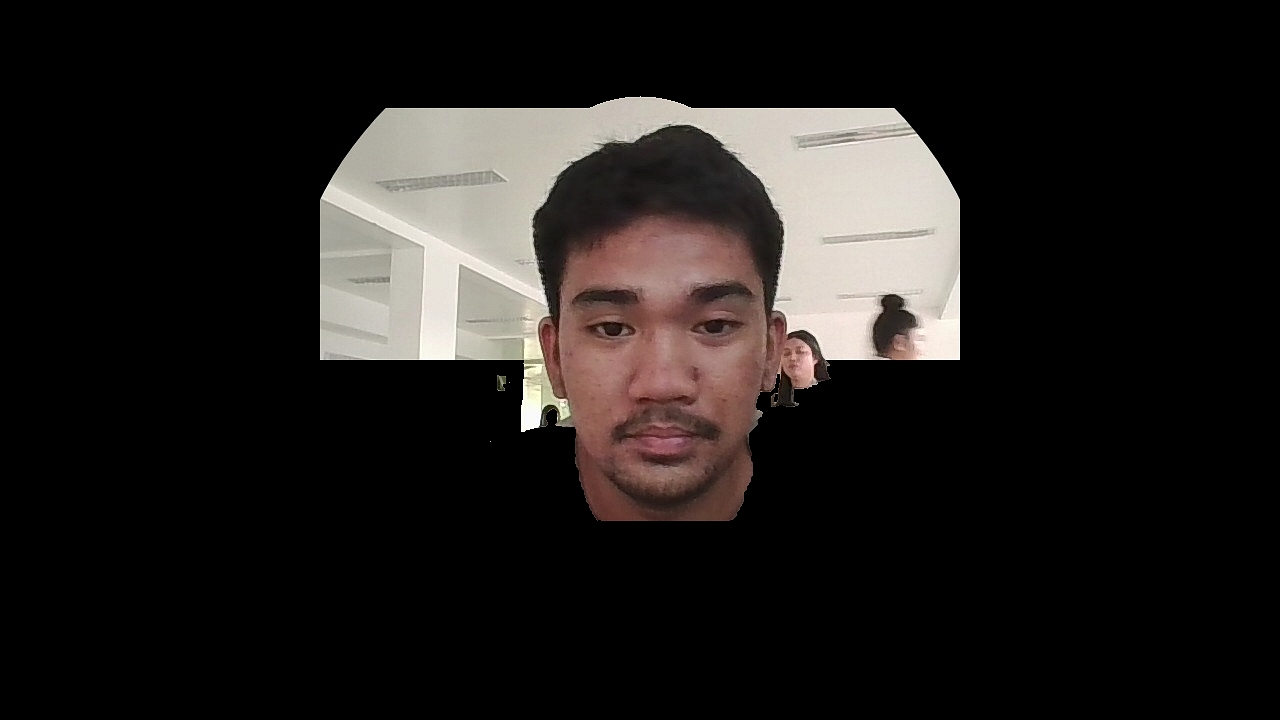
#> input picture streaming-server/faces/Allen_Efondo/img1764662765547_4wumvu_nobg.jpg, 1280 x 720 px
$ python -i process_images_direct.py   (imports and definitions only)
#> lines starting #> are read from the running program, lines starting #| are printed output that depends on the picture
#> further down, picture is the input picture: PIL image 1280x720 RGB; mean R, G, B 32.8, 29.6, 27.8
#!/usr/bin/env python3
"""
Direct Image Processing Script
Processes all existing images to remove backgrounds directly using rembg
"""

import os
import sys
from pathlib import Path
from PIL import Image
import numpy as np
import cv2
from rembg import remove, new_session

def crop_to_face_area(image):
    """Crop image to focus on face area only"""
    try:
        # Convert PIL to OpenCV for face detection
        img_array = np.array(image)
        if img_array.shape[2] == 4:  # RGBA
            img_cv = cv2.cvtColor(img_array, cv2.COLOR_RGBA2BGR)
        else:  # RGB
            img_cv = cv2.cvtColor(img_array, cv2.COLOR_RGB2BGR)

        # Detect face
        face_cascade = cv2.CascadeClassifier(cv2.data.haarcascades + 'haarcascade_frontalface_default.xml')
        gray = cv2.cvtColor(img_cv, cv2.COLOR_BGR2GRAY)
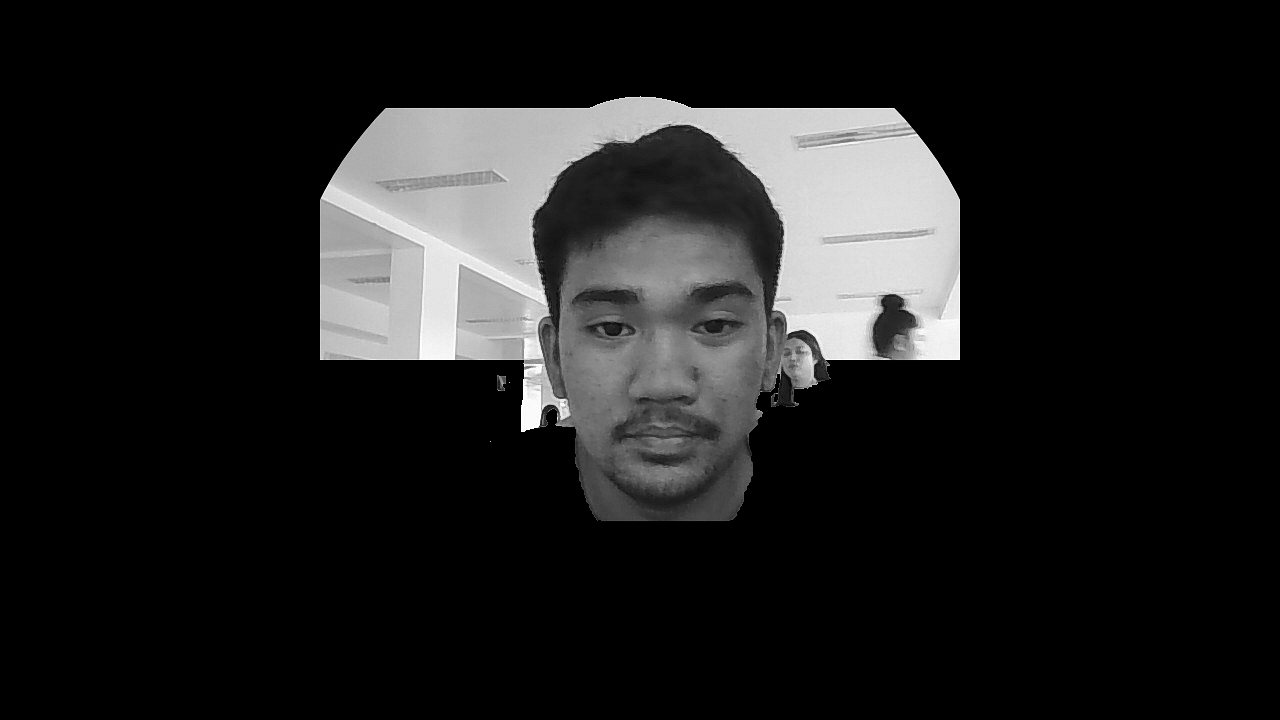
#> gray: shape (720, 1280); min 0, max 255, mean 30.4
        faces = face_cascade.detectMultiScale(gray, 1.1, 4)
#> faces = [[527, 216, 269, 269]]

        if len(faces) > 0:
            # Use the largest face
            largest_face = max(faces, key=lambda x: x[2] * x[3])
#> largest_face = [527, 216, 269, 269]
            x, y, w, h = largest_face
#> x = 527; y = 216; w = 269; h = 269

            # Expand face area slightly
            margin = min(w, h) // 4
#> margin = 67
            x = max(0, x - margin)
#> x = 460
            y = max(0, y - margin)
#> y = 149
            w = min(img_cv.shape[1] - x, w + 2 * margin)
#> w = 403
            h = min(img_cv.shape[0] - y, h + 2 * margin)
#> h = 403

            # Crop to face area
            cropped = image.crop((x, y, x + w, y + h))
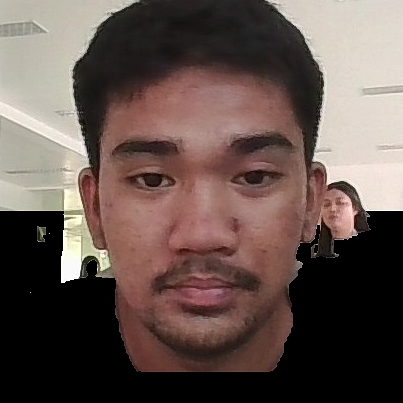
#> cropped: PIL image 403x403 RGB; mean R, G, B 99.6, 83.4, 77.7
            print(f"    🎯 Face detected and cropped to: {x}, {y}, {w}, {h}")
#|     🎯 Face detected and cropped to: 460, 149, 403, 403
            return cropped
        else:
            # Fallback: crop to upper center area (face region)
            width, height = image.size
            crop_x = int(width * 0.2)
            crop_y = int(height * 0.1)
            crop_w = int(width * 0.6)
            crop_h = int(height * 0.6)
            cropped = image.crop((crop_x, crop_y, crop_x + crop_w, crop_y + crop_h))
            print(f"    ⚠️ No face detected, using center crop: {crop_x}, {crop_y}, {crop_w}, {crop_h}")
            return cropped

    except Exception as e:
        print(f"    ⚠️ Face cropping failed: {e}, using original image")
        return image

# [102 lines left out: functions process_image_direct, process_all_existing_images, not called in this run]

# [13 lines not run here, left out]

>>> from PIL import Image
>>> picture = Image.open('faces/Allen_Efondo/img1764662765547_4wumvu_nobg.jpg')
>>> result = crop_to_face_area(picture)

$ run again, on streaming-server/faces/Clarence_Portugal/img1765026755936_9jqt42.jpg
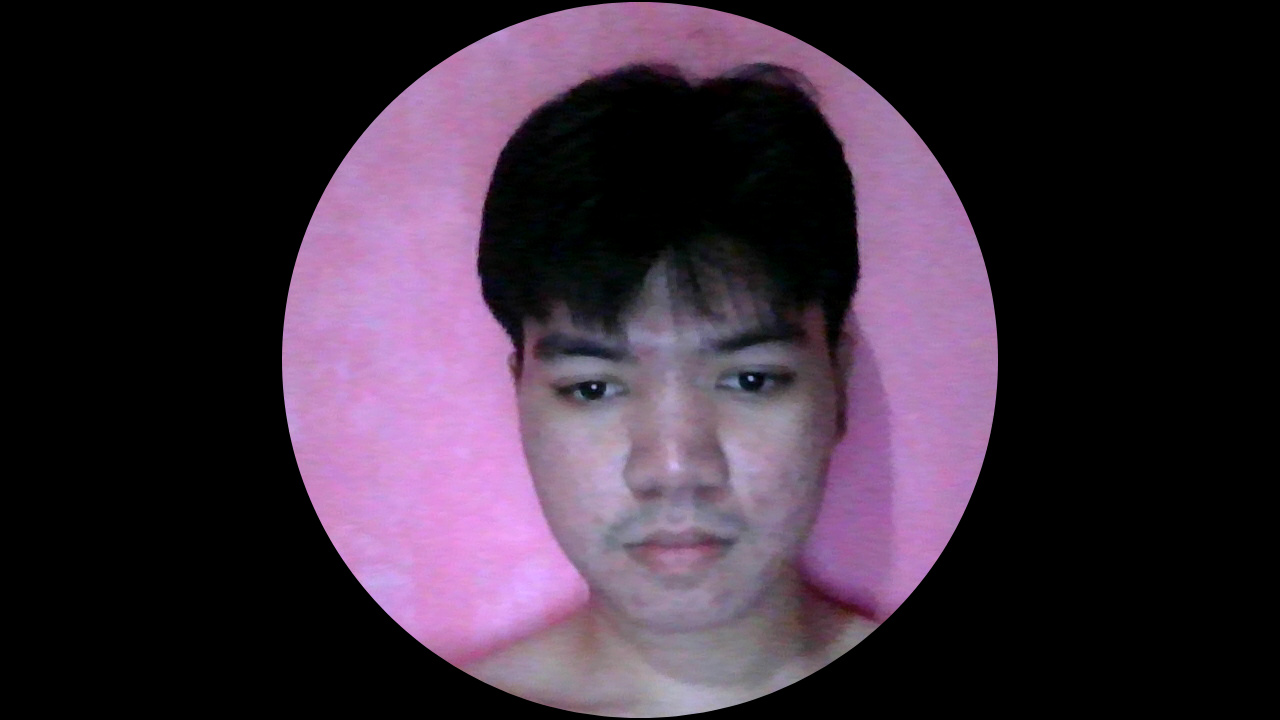
#> input picture streaming-server/faces/Clarence_Portugal/img1765026755936_9jqt42.jpg, 1280 x 720 px
#> picture is the input picture: PIL image 1280x720 RGB; mean R, G, B 57.8, 43.2, 58.1
#> in crop_to_face_area, `gray = cv2.cvtColor(img_cv, cv2.COLOR_BGR2GRAY)`:
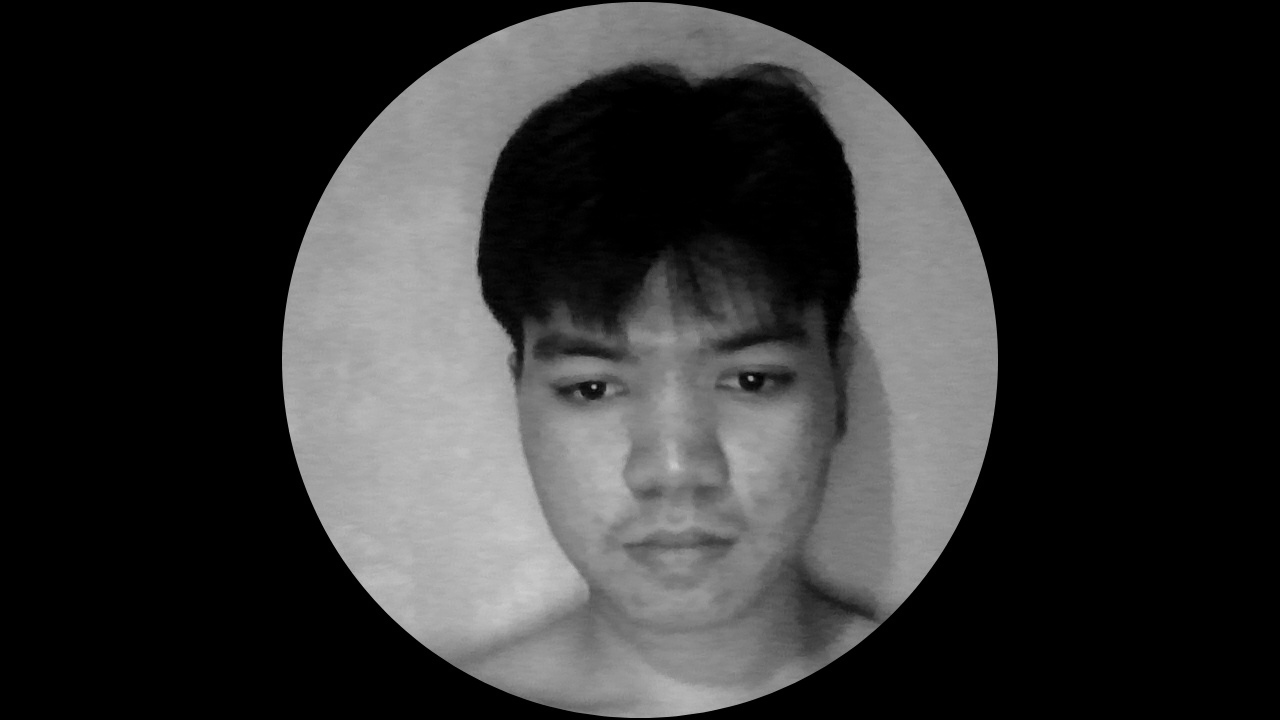
#> gray: shape (720, 1280); min 0, max 206, mean 49.2
#> faces = [[470, 229, 422, 422]]
#> largest_face = [470, 229, 422, 422]
#> in crop_to_face_area, `x, y, w, h = largest_face`: x = 470; y = 229; w = 422
#> margin = 105
#> in crop_to_face_area, `x = max(0, x - margin)`: x = 365
#> in crop_to_face_area, `y = max(0, y - margin)`: y = 124
#> in crop_to_face_area, `w = min(img_cv.shape[1] - x, w + 2 * margin)`: w = 632
#> in crop_to_face_area, `h = min(img_cv.shape[0] - y, h + 2 * margin)`: h = 596
#> in crop_to_face_area, `cropped = image.crop((x, y, x + w, y + h))`:
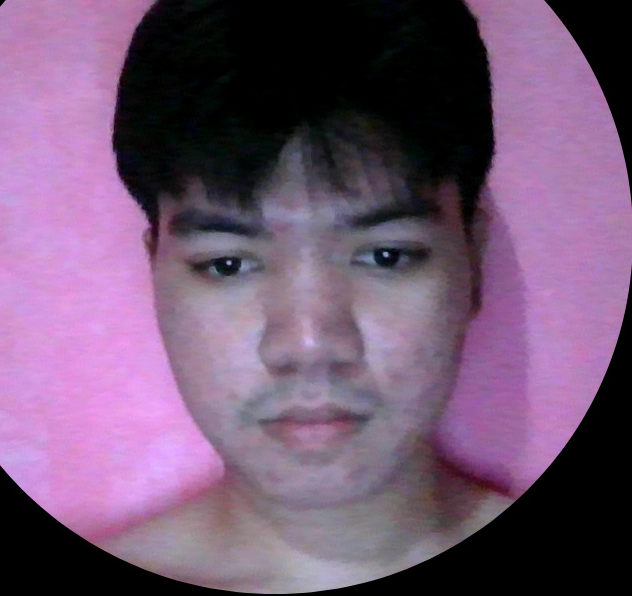
#> cropped: PIL image 632x596 RGB; mean R, G, B 113.3, 86.1, 114.6
#|     🎯 Face detected and cropped to: 365, 124, 632, 596
